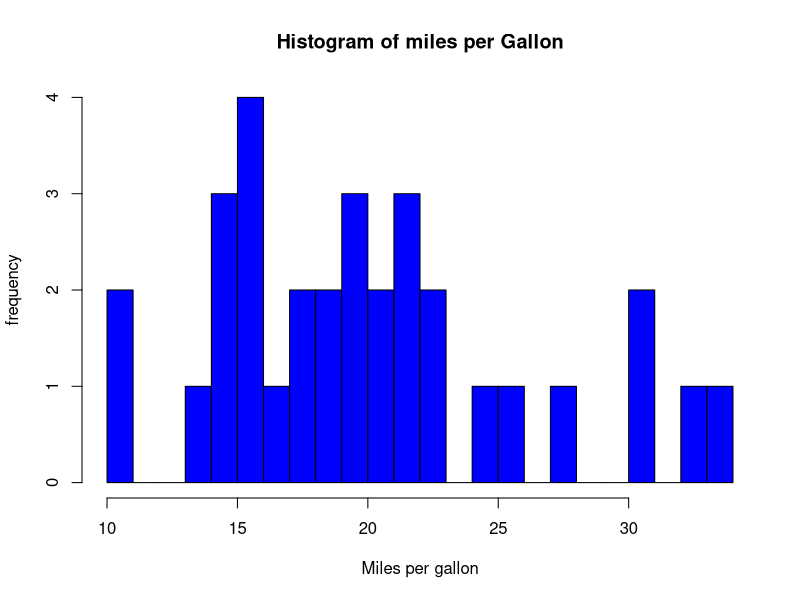
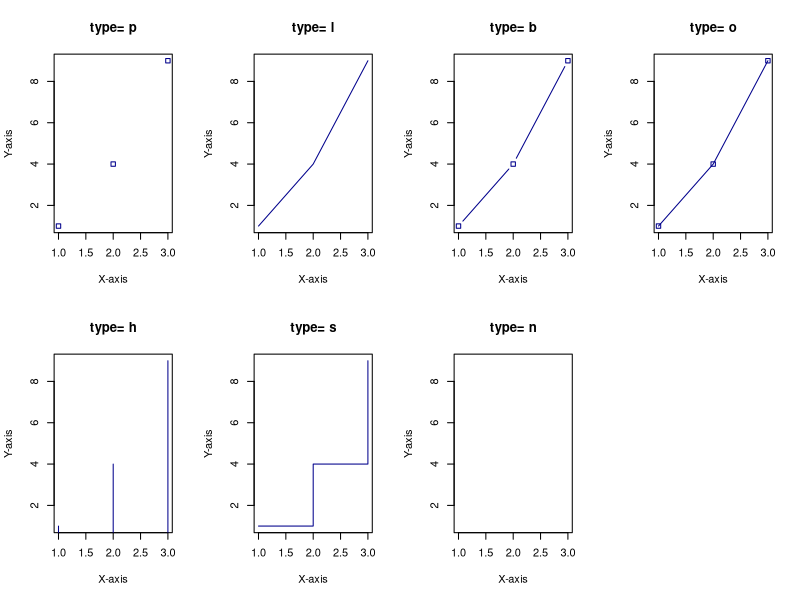

The R script that drew these images, in order:
#1Histogram
data(mtcars)
hist(mtcars$mpg,breaks = 20,col="blue",main="Histogram of miles per Gallon",
     xlab="Miles per gallon",ylab="frequency")

#2 Line plot
par(mfrow=c(2,4))
opts<-c("p","l","b","o","h","s","n")
x<-1:3
y<-(1:3)^2
for(i in 1:length(opts)){
  heading<-paste("type=",opts[i])
  plot(x,y,type="n",main=heading,xlab="X-axis",ylab="Y-axis")
  lines(x,y,type=opts[i],col="darkblue",pch=22)
}